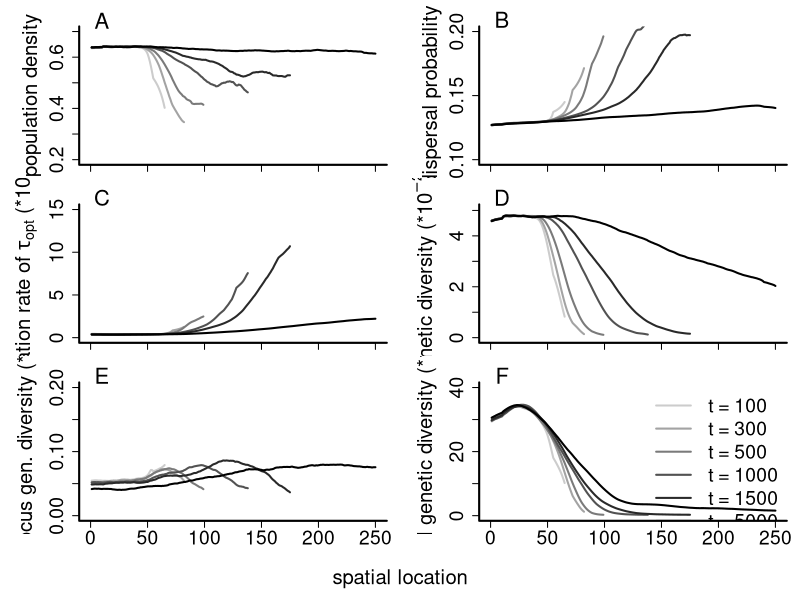

Source code (R):
require(caTools)

dens <- as.matrix(read.table("processed_results/dens.txt"))
disp <- as.matrix(read.table("processed_results/disp.txt"))
evol <- as.matrix(read.table("processed_results/evol.txt"))
div  <- as.matrix(read.table("processed_results/div.txt"))
neut_div  <- as.matrix(read.table("processed_results/neut_div.txt"))
disp_div <- as.matrix(read.table("processed_results/disp_div.txt"))
cnts <- as.matrix(read.table("processed_results/cnts.txt"))

# figure 5

x11(width=7.5,height=10)

wd <- 20

ts <- c(1,3,5,10,15,50)
cols <- gray(seq(0.8,0,len=length(ts)))
cntbreak <- 10

par(mfrow=c(3,2),bty="l",mar=c(1,6,2,1),oma=c(5,0,0,0),lwd=2,cex.axis=1.75,cex.lab=1.85)

plot(1,1,type="n",xlab="",ylab="population density",xlim=c(0,250),ylim=c(.2,.7),xaxt="n")
axis(side=1,labels=F)

for (t in 1:length(ts)) {
	m <- as.numeric(dens[ts[t],][which(cnts[ts[t],]>=cntbreak)])

	lines(runmean(m,wd),col=cols[t])
}
text(10,par("usr")[[4]]*1.03,"A",xpd=T,cex=2)

plot(1,1,type="n",xlab="",ylab="dispersal probability",xlim=c(0,250),ylim=c(.1,.2),xaxt="n",yaxt="n")
axis(side=2,at=c(0.1,0.15,0.2))
axis(side=1,labels=F)

for (t in 1:length(ts)) {
	m <- as.numeric(disp[ts[t],][which(cnts[ts[t],]>=cntbreak)])

	lines(runmean(m,wd),col=cols[t])
}
text(10,par("usr")[[4]]*1.025,"B",xpd=T,cex=2)


plot(1,1,type="n",xlab="",ylab=expression(paste("mutation rate of ",tau[opt]," (*",10^-4,")",sep="")),
     xlim=c(0,250),ylim=c(0.00,15),xaxt="n",yaxt="n")
axis(side=1,labels=F)
axis(side=2,at=c(0,5,10,15,20))

for (t in 1:length(ts)) {
	m <- as.numeric(evol[ts[t],][which(cnts[ts[t],]>=cntbreak)])
  x <- 10000*10^-m
  if (length(which(x==10000))>0) {x <- x[-which(x==10000)]}

	lines(runmean(x,wd),col=cols[t])
}
text(10,par("usr")[[4]]*1.05,"C",xpd=T,cex=2)

plot(1,1,type="n",xlab="",ylab=expression(paste("genetic diversity (*",10^-2,")",sep="")),
     xlim=c(0,250),ylim=range(100*div,na.rm=T),xaxt="n")
axis(side=1,labels=F)

for (t in 1:length(ts)) {
	m <- as.numeric(div[ts[t],][which(cnts[ts[t],]>=cntbreak)])

	lines(runmean(100*m,wd),col=cols[t])
}
text(10,par("usr")[[4]]*1.05,"D",xpd=T,cex=2)

plot(1,1,type="n",xlab="",ylab=expression(paste("disp. locus gen. diversity (*",10^-2,")",sep="")),
     xlim=c(0,250),ylim=c(0.0,0.2))

for (t in 1:length(ts)) {
  m <- as.numeric(disp_div[ts[t],][which(cnts[ts[t],]>=cntbreak)])

  lines(runmean(100*m,wd),col=cols[t])
}
text(10,par("usr")[[4]]*1.05,"E",xpd=T,cex=2)

plot(1,1,type="n",xlab="",ylab=expression(paste("neutral genetic diversity (*",10^-2,")",sep="")),
     xlim=c(0,250),ylim=c(0,40))

for (t in 1:length(ts)) {
	m <- as.numeric(neut_div[ts[t],][which(cnts[ts[t],]>=cntbreak)])

	lines(runmean(100*m,wd),col=cols[t])
}
text(10,par("usr")[[4]]*1.05,"F",xpd=T,cex=2)
legend("topright",bty="n",lwd=2,col=cols,c("t = 100", "t = 300", "t = 500", "t = 1000", "t = 1500", "t = 5000"),cex=1.75)

#plot(1,1,type="n",xlab="",ylab="",xaxt="n",yaxt="n",bty="n")

title(xlab="spatial location",outer=T)

dev.copy2eps(file="figure5.eps",title="Cobben & Kubisch - Figure 5")
